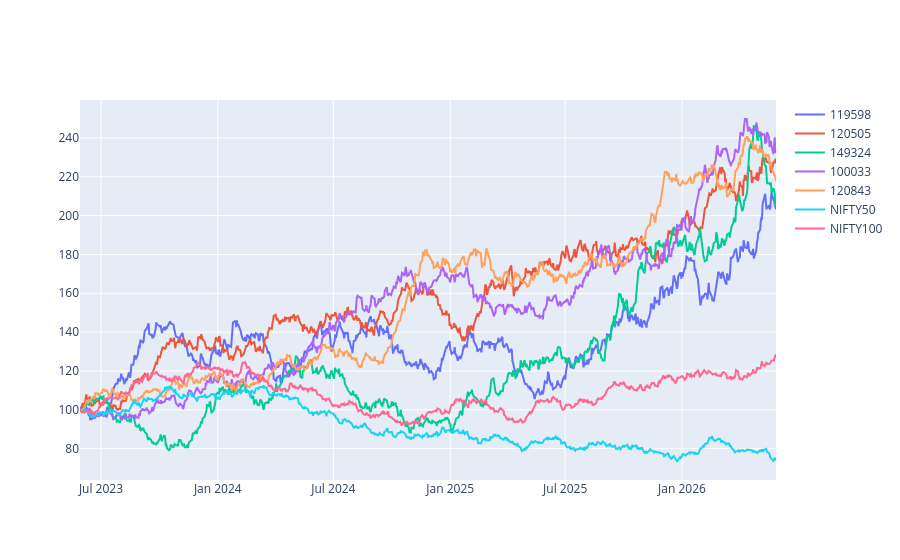

Write notebook code for a chart like this one.
### Code cell
nifty100 = bench_3yr[
    bench_3yr["index_name"]=="NIFTY100"
]

fig.add_trace(
    go.Scatter(
        x=nifty100["date"],
        y=nifty100["normalized_index"],
        mode="lines",
        name="NIFTY100"
    )
)

### Figure 1 — Plotly figure (JSON) as saved in the notebook; plotly's stock layout.template omitted (floating-point values rounded to 4 significant figures; data arrays with more than 128 entries replaced by an {"elided": "..."} marker saying what was removed)
{"data": [{"mode": "lines", "name": "119598", "type": "scatter", "x": {"elided": "785 str values"}, "y": {"elided": "785 float values"}}, {"mode": "lines", "name": "120505", "type": "scatter", "x": {"elided": "785 str values"}, "y": {"elided": "785 float values"}}, {"mode": "lines", "name": "149324", "type": "scatter", "x": {"elided": "785 str values"}, "y": {"elided": "785 float values"}}, {"mode": "lines", "name": "100033", "type": "scatter", "x": {"elided": "785 str values"}, "y": {"elided": "785 float values"}}, {"mode": "lines", "name": "120843", "type": "scatter", "x": {"elided": "785 str values"}, "y": {"elided": "785 float values"}}, {"mode": "lines", "name": "NIFTY50", "type": "scatter", "x": {"elided": "785 str values"}, "y": {"elided": "785 float values"}}, {"mode": "lines", "name": "NIFTY100", "type": "scatter", "x": {"elided": "785 str values"}, "y": {"elided": "785 float values"}}], "layout": {}}
